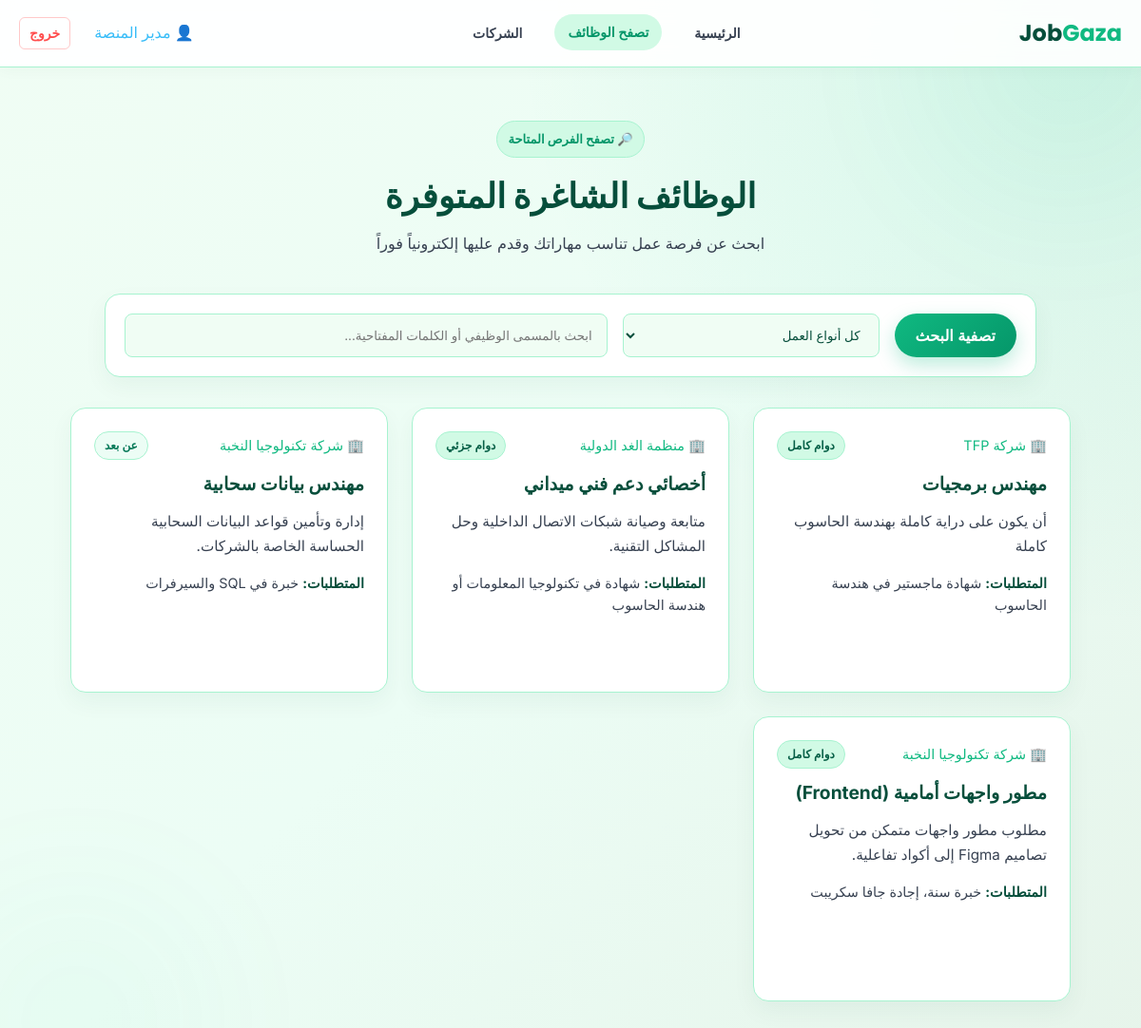
The app's page /jobs (signed in) with its own data.
### tables this page shows
CREATE TABLE jobs (
        id INTEGER PRIMARY KEY AUTOINCREMENT,
        user_id INTEGER NOT NULL, -- معرف الشركة من جدول users
        title TEXT NOT NULL,
        company_name TEXT NOT NULL,
        job_type TEXT NOT NULL, -- 'full_time', 'part_time', 'remote', etc.
        description TEXT NOT NULL,
        requirements TEXT NOT NULL,
        created_at TIMESTAMP DEFAULT CURRENT_TIMESTAMP,
        FOREIGN KEY (user_id) REFERENCES users (id) ON DELETE CASCADE
    );

### app.py (the view)
@app.route('/jobs')
def jobs():
    search_query = request.args.get('search', '')
    job_type = request.args.get('type', '')
    company_id = request.args.get('company_id', '')
    conn = get_db_connection()
    query = "SELECT id, title, company_name, description, requirements, job_type FROM jobs WHERE 1=1"
    params = []
    if search_query:
        query += " AND (title LIKE ? OR description LIKE ?)"
        params.extend([f'%{search_query}%', f'%{search_query}%'])
    if job_type:
        query += " AND job_type = ?"
        params.append(job_type)
    if company_id:
        query += " AND user_id = ?"
        params.append(company_id)
    query += " ORDER BY id DESC"
    jobs_list = conn.execute(query, params).fetchall()
    conn.close()
    return render_template('jobs.html', jobs=jobs_list)

### app.py (called while the page is built)
def get_db_connection():
    conn = sqlite3.connect('database.db')
    conn.row_factory = sqlite3.Row
    conn.execute("PRAGMA foreign_keys = ON")
    return conn

### templates/jobs.html (shortened to what this page needs)
<!DOCTYPE html>
<html lang="ar" dir="rtl">
<head>
    <link rel="stylesheet" href="{{ url_for('static', filename='style.css') }}?v=2">
</head>
<body>
    <header class="navbar">
        <div class="nav-container" style="display: flex; justify-content: space-between; align-items: center; width: 100%; max-width: 1200px; margin: 0 auto; padding: 0 20px;">
            <div class="logo">Job<span>Gaza</span></div>
            <nav class="nav-links" style="display: flex; gap: 20px;">
                <a href="{{ url_for('index') }}" class="nav-link">الرئيسية</a>
                <a href="{{ url_for('jobs') }}" class="nav-link active">تصفح الوظائف</a>
                <a href="{{ url_for('companies') }}" class="nav-link">الشركات</a>
            </nav>
            <div class="nav-actions" style="display: flex; align-items: center; gap: 25px; min-width: max-content; white-space: nowrap;">
                {% if session.get('user_id') %}
                    <span style="color: #38bdf8; font-weight: 500;">👤 {{ session['user_name'] }}</span>
                    <a href="{{ url_for('logout') }}" class="btn-ghost" style="color: #ff4d4d; text-decoration: none; font-weight: bold; padding: 5px 10px; border: 1px solid rgba(255,77,77,0.3); border-radius: 6px;">خروج</a>
                {% else %}
                    <a href="{{ url_for('login') }}" class="btn-ghost">تسجيل دخول</a>
                    <a href="{{ url_for('register') }}" class="btn-pill">أنشئ حساب</a>
                {% endif %}
            </div>
        </div>
    </header>
    <main class="page-main">
        <div class="container">
            <div class="page-intro">
                <div class="hero-badge small">🔎 تصفح الفرص المتاحة</div>
                <h1 class="page-title">الوظائف الشاغرة المتوفرة</h1>
                <p class="page-subtitle">ابحث عن فرصة عمل تناسب مهاراتك وقدم عليها إلكترونياً فوراً</p>
            </div>
            <div class="filter-panel">
                <form method="GET" action="{{ url_for('jobs') }}">
                    <button type="submit" class="btn-pill-active" style="height: 46px; padding: 0 22px; cursor: pointer; white-space: nowrap; display: flex; align-items: center; justify-content: center;">تصفية البحث</button>
                    <select name="type" style="height: 46px; flex: 1; min-width: 180px; background: #ffffff; border: 1px solid var(--color-border); color: var(--color-text-primary); padding: 0 15px; border-radius: 8px; font-family: inherit; cursor: pointer;">
                        <option value="">كل أنواع العمل</option>
                    </select>
                    <input type="text" name="search" placeholder="ابحث بالمسمى الوظيفي أو الكلمات المفتاحية..." value="{{ request.args.get('search', '') }}" style="height: 46px; flex: 2; min-width: 240px; background: #ffffff; border: 1px solid var(--color-border); color: var(--color-text-primary); padding: 0 15px; border-radius: 8px; font-family: inherit;">
                </form>
            </div>
            <div class="jobs-grid" style="display: grid; grid-template-columns: repeat(auto-fill, minmax(300px, 1fr)); gap: 25px; width: 100%;">
                {% if jobs %}
                    {% for job in jobs %}
                        <div class="job-card" style="display: flex; flex-direction: column; justify-content: space-between; min-height: 300px;">
                            <div>
                                <div class="job-meta-row">
                                    <span style="font-size: 0.9rem; color: var(--color-active);">🏢 {{ job['company_name'] }}</span>
                                    <span class="job-badge {% if job['job_type'] == 'remote' %}status-remote{% endif %}">
                                        {% if job['job_type'] == 'full_time' %}دوام كامل
                                        {% elif job['job_type'] == 'part_time' %}دوام جزئي
                                        {% elif job['job_type'] == 'remote' %}عن بعد
                                        {% else %}عمل حر / عقد{% endif %}
                                    </span>
                                </div>
                                <h3 style="color: var(--color-text-primary); margin-bottom: 12px; font-size: 1.2rem;">{{ job['title'] }}</h3>
                                <p style="font-size: 0.95rem; color: var(--color-text-secondary); margin-bottom: 14px; line-height: 1.7;">{{ job['description'] }}</p>
                                <p style="font-size: 0.9rem; color: var(--color-text-secondary); margin-bottom: 12px;"><strong style="color: var(--color-text-primary);">المتطلبات:</strong> {{ job['requirements'] }}</p>
                            </div>
                        </div>
                    {% endfor %}
                {% else %}
                    <div style="grid-column: 1 / -1; text-align: center; padding: 40px; color: #888;">
                        <p>لا توجد وظائف تطابق فلاتر البحث الحالية.</p>
                    </div>
                {% endif %}
            </div>
        </div>
    </main>
</body>
</html>

### records on screen
jobs: company_name "شركة TFP", job_type "دوام كامل", title "مهندس برمجيات", description "أن يكون على دراية كاملة بهندسة الحاسوب كاملة", requirements "شهادة ماجستير في هندسة الحاسوب"
jobs: company_name "منظمة الغد الدولية", job_type "دوام جزئي", title "أخصائي دعم فني ميداني", description "متابعة وصيانة شبكات الاتصال الداخلية وحل المشاكل التقنية.", requirements "شهادة في تكنولوجيا المعلومات أو هندسة الحاسوب"
jobs: company_name "شركة تكنولوجيا النخبة", job_type "عن بعد", title "مهندس بيانات سحابية", description "إدارة وتأمين قواعد البيانات السحابية الحساسة الخاصة بالشركات.", requirements "خبرة في SQL والسيرفرات"
jobs: company_name "شركة تكنولوجيا النخبة", job_type "دوام كامل", title "مطور واجهات أمامية (Frontend)", description "مطلوب مطور واجهات متمكن من تحويل تصاميم Figma إلى أكواد تفاعلية.", requirements "خبرة سنة، إجادة جافا سكريبت"

### other values on screen
{{ session['user_name'] }} "مدير المنصة"
